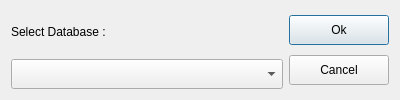
<?xml version="1.0" encoding="UTF-8"?>
<ui version="4.0">
 <class>DialogSwitchDB</class>
 <widget class="QDialog" name="DialogSwitchDB">
  <property name="geometry">
   <rect>
    <x>0</x>
    <y>0</y>
    <width>400</width>
    <height>100</height>
   </rect>
  </property>
  <property name="minimumSize">
   <size>
    <width>400</width>
    <height>100</height>
   </size>
  </property>
  <property name="maximumSize">
   <size>
    <width>400</width>
    <height>100</height>
   </size>
  </property>
  <property name="windowTitle">
   <string>Select Database</string>
  </property>
  <property name="windowIcon">
   <iconset resource="icons.qrc">
    <normaloff>:/images/mysql-gui.png</normaloff>:/images/mysql-gui.png</iconset>
  </property>
  <layout class="QHBoxLayout" name="horizontalLayout">
   <item>
    <layout class="QVBoxLayout" name="verticalLayout">
     <item>
      <widget class="QLabel" name="label">
       <property name="text">
        <string>Select Database :</string>
       </property>
      </widget>
     </item>
     <item>
      <widget class="QComboBox" name="comboBox">
       <property name="maximumSize">
        <size>
         <width>300</width>
         <height>30</height>
        </size>
       </property>
       <property name="styleSheet">
        <string notr="true">QComboBox { combobox-popup: 0; }</string>
       </property>
       <property name="maxVisibleItems">
        <number>5</number>
       </property>
      </widget>
     </item>
    </layout>
   </item>
   <item>
    <layout class="QVBoxLayout" name="verticalLayout_2">
     <item>
      <widget class="QPushButton" name="pushButton_ok">
       <property name="maximumSize">
        <size>
         <width>100</width>
         <height>30</height>
        </size>
       </property>
       <property name="text">
        <string>Ok</string>
       </property>
      </widget>
     </item>
     <item>
      <widget class="QPushButton" name="pushButton_Cancel">
       <property name="minimumSize">
        <size>
         <width>100</width>
         <height>30</height>
        </size>
       </property>
       <property name="maximumSize">
        <size>
         <width>100</width>
         <height>30</height>
        </size>
       </property>
       <property name="text">
        <string>Cancel</string>
       </property>
      </widget>
     </item>
    </layout>
   </item>
  </layout>
 </widget>
 <resources>
  <include location="icons.qrc"/>
 </resources>
 <connections/>
</ui>
